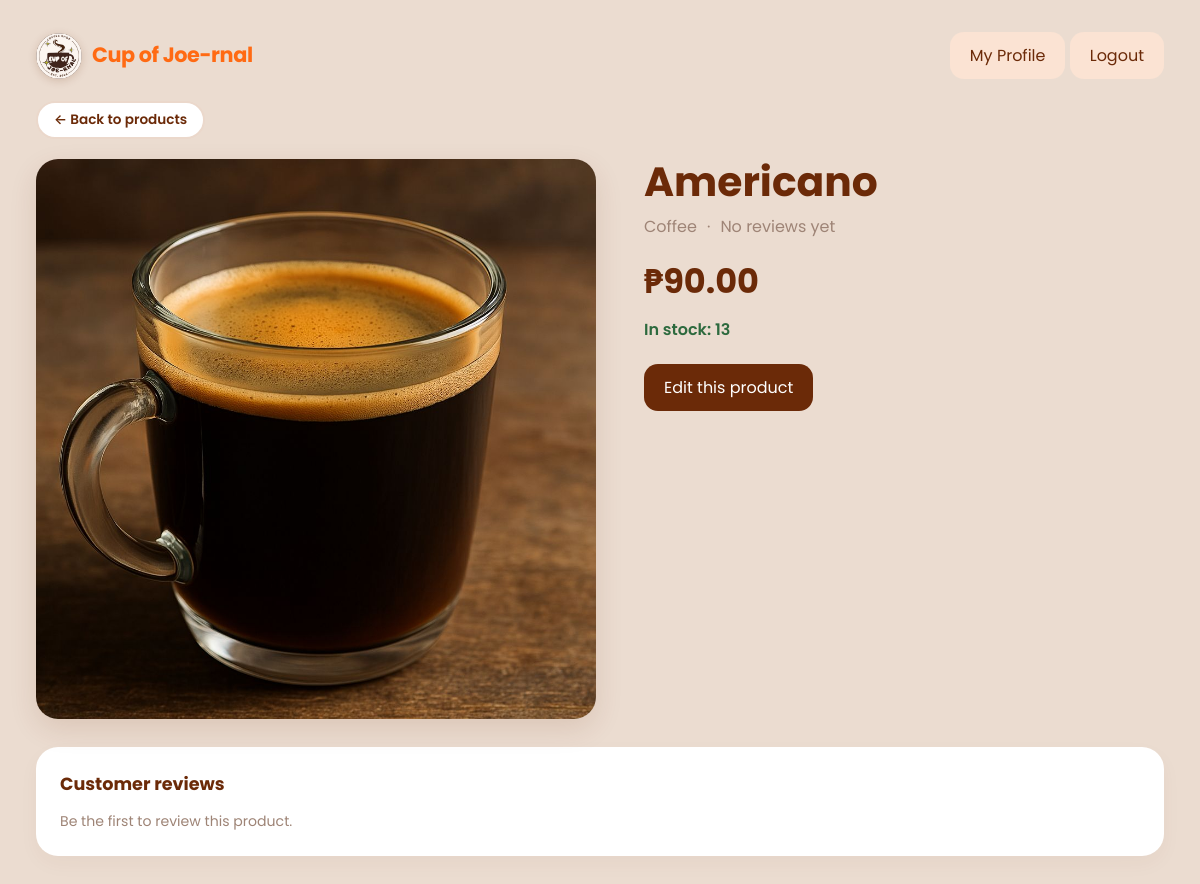
/product/show.php?id=1 (signed in), run on the app's committed database.
### tables this page shows
CREATE TABLE `products` (
  `product_id` int(11) NOT NULL,
  `product_name` varchar(100) NOT NULL,
  `price` decimal(10,2) NOT NULL,
  `stock_quantity` int(11) NOT NULL DEFAULT 0,
  `category_id` int(11) NOT NULL
);

CREATE TABLE `categories` (
  `category_id` int(11) NOT NULL,
  `category_name` varchar(50) NOT NULL
);

### includes/functions.php (called while the page is built, shortened)
<?php
function h($s): string { return htmlspecialchars((string)$s, ENT_QUOTES); }
function url(string $path): string { return BASE_URL . $path; }

### product/show.php (the view, shortened to what this page needs)
<?php
include('../includes/config.php');
$pid  = (int)($_GET['id'] ?? 0);
$role = $_SESSION['role'];
$cid  = (int)($_SESSION['customer_id'] ?? 0);
$q = mysqli_execute_query($conn, "SELECT p.*, c.category_name FROM products p LEFT JOIN categories c ON c.category_id=p.category_id WHERE p.product_id=?", [$pid]);
$p = mysqli_fetch_assoc($q);
$photos = array_column(mysqli_fetch_all(mysqli_execute_query($conn, "SELECT filename FROM product_photos WHERE product_id=? ORDER BY photo_id", [$pid]), MYSQLI_ASSOC), 'filename');
$photos = array_values(array_filter($photos, fn($f) => is_file(__DIR__ . '/../uploads/products/' . $f)));
$reviews = mysqli_fetch_all(mysqli_execute_query($conn, "SELECT r.*, c.customer_name, u.photo
                            FROM reviews r JOIN customers c ON c.customer_id=r.customer_id
                            LEFT JOIN users u ON u.customer_id=r.customer_id
                            WHERE r.product_id=? ORDER BY COALESCE(r.updated_at, r.created_at) DESC", [$pid]), MYSQLI_ASSOC);
$avg  = $reviews ? array_sum(array_column($reviews, 'rating')) / count($reviews) : 0;
$stars = fn($n) => str_repeat('★', (int)$n) . str_repeat('☆', 5 - (int)$n);
$stock    = (int)$p['stock_quantity'];
$stockCls = $stock <= 0 ? 'out' : ($stock <= 10 ? 'low' : 'ok');
$stockTxt = $stock <= 0 ? 'Sold out' : ($stock <= 10 ? "Only $stock left" : "In stock: $stock");
$photoUrl = fn($f) => BASE_URL . '/uploads/products/' . rawurlencode($f);
$back  = $role === 'Admin' ? url('/product/index.php') : home_for($role);
include('../includes/header.php');
?>
<div class="top-bar">
  <div class="brand"><img src="<?= BASE_URL ?>/assets/logo-sm.png" alt=""><span>Cup of Joe-rnal</span></div>
  <div><a class="btn alt" href="<?= BASE_URL ?>/user/profile.php">My Profile</a> <a class="btn alt" href="<?= BASE_URL ?>/user/logout.php">Logout</a></div>
</div>
<a class="back-pill" href="<?= $back ?>">← Back to <?= $role === 'Admin' ? 'products' : 'menu' ?></a>
<div class="pd">
  <div class="pd-gallery">
    <div class="pd-main" id="pdBox">
      <?php if ($photos): ?>
        <img id="pdMain" src="<?= $photoUrl($photos[0]) ?>" alt="<?= h($p['product_name']) ?>">
      <?php else: ?>
        <div class="pd-noimg" aria-hidden="true">☕</div>
      <?php endif; ?>
    </div>
  </div>
  <div class="pd-info">
    <h1 class="pd-name"><?= h($p['product_name']) ?></h1>
    <div class="pd-sub">
      <span><?= h($p['category_name'] ?: 'Other') ?></span>
      <?php if ($reviews): ?>
        <span>·</span><a href="#reviews"><span class="stars"><?= $stars(round($avg)) ?></span> <?= number_format($avg, 1) ?> (<?= count($reviews) ?>)</a>
      <?php else: ?>
        <span>·</span><a href="#reviews">No reviews yet</a>
      <?php endif; ?>
    </div>
    <div class="pd-price">₱<?= number_format($p['price'], 2) ?></div>
    <div class="pd-stock <?= $stockCls ?>"><?= h($stockTxt) ?></div>
    <?php if ($role === 'Customer' && $stock > 0): ?>
      <form class="pd-buy" method="post" action="<?= BASE_URL ?>/checkout.php" novalidate>
        <input type="hidden" name="place_order" value="1">
        <div class="step">
          <button type="button" onclick="pdQty(-1)" aria-label="Less">−</button>
          <input type="number" id="pdQty" name="qty[<?= $pid ?>]" min="1" max="<?= $stock ?>" value="1" aria-label="Quantity">
          <button type="button" onclick="pdQty(1)" aria-label="More">+</button>
        </div>
        <button type="submit" class="pd-order">Order now</button>
      </form>
      <p class="pd-hint">Your order slip appears right after. Show it to the cashier to pay. Want more than one item? Pick them all from the <a href="<?= $back ?>">menu</a>.</p>
    <?php elseif ($role === 'Customer'): ?>
      <p class="pd-hint">This item is sold out for now. Please check back soon!</p>
    <?php elseif ($role === 'Admin'): ?>
      <a class="btn" href="<?= BASE_URL ?>/product/index.php?edit=<?= $pid ?>">Edit this product</a>
    <?php endif; ?>
  </div>
</div>
<div class="panel" id="reviews"><b>Customer reviews</b>
<?php foreach ($reviews as $r): $own = $cid && (int)$r['customer_id'] === $cid; ?>
  <div class="review">
    <?= avatar_html($r['photo'], 38) ?>
    <div>
      <div><span class="stars"><?= $stars($r['rating']) ?></span> <b><?= h($r['customer_name']) ?></b>
        <small class="sub"> · <?= h(date('M j, Y', strtotime($r['updated_at'] ?: $r['created_at']))) ?><?= $r['updated_at'] ? ' (edited)' : '' ?></small></div>
      <p><?= nl2br(h(mask_bad_words($r['comment']))) ?></p>
      <?php if ($own || $role === 'Admin'): ?>
        <form method="post" action="review_delete.php" style="display:inline" onsubmit="return confirm('Delete this review?')"><input type="hidden" name="product_id" value="<?= $pid ?>"><input type="hidden" name="review_id" value="<?= (int)$r['review_id'] ?>"><button class="btn sm del">Delete</button></form>
      <?php endif; ?>
    </div>
  </div>
<?php endforeach; if (!$reviews): ?><p class="sub">Be the first to review this product.</p><?php endif; ?>
</div>
<?php include('../includes/footer.php'); ?>

### includes/style/style.css (style rules this page uses)
* { box-sizing: border-box; }
:root { --ink: #5a2e16; --brown: #6b2a08; --orange: #ff6a13; --muted: #9e8476; --bg: #ebdcd0; --card: #ffffff; --line: #ebd8cb; --peach: #fcd5bd; --bad: #c4161c; --ok: #2d6a3e; }
body { margin: 0; font-family: 'Poppins', system-ui, -apple-system, sans-serif; color: var(--ink); background: #4a2411; }
.brand { font-weight: 700; font-size: 1.35rem; color: var(--orange); padding: 0 12px 22px; letter-spacing: -0.02em; }
.panel { background: var(--card); border-radius: 22px; padding: 22px; box-shadow: 0 4px 14px rgba(107, 42, 8, 0.04); }
.panel > b { display: block; color: var(--brown); font-size: 1.05rem; margin-bottom: 14px; }
button, .btn { display: inline-flex; align-items: center; justify-content: center; font: 600 0.88rem inherit; background: var(--brown); color: #fff; border: 0; border-radius: 12px; padding: 10px 18px; cursor: pointer; text-decoration: none; transition: background 0.2s ease; }
.btn.alt { background: #fbe3d3; color: var(--brown); }
h1, h2, h3 { color: var(--brown); margin: 0 0 16px; }
.sub { color: var(--muted); font-size: 0.88rem; margin: 0; }
.panel, .card { background: var(--card); border-radius: 22px; padding: 24px; margin-bottom: 24px; box-shadow: 0 8px 20px rgba(107, 42, 8, 0.04); }
.panel > b { display: block; color: var(--brown); font-size: 1.1rem; margin-bottom: 14px; }
button, .btn { display: inline-flex; align-items: center; justify-content: center; font: 600 0.9rem inherit; background: var(--brown); color: #fff; border: 0; border-radius: 14px; padding: 11px 20px; cursor: pointer; text-decoration: none; transition: all 0.2s ease; }
.brand { display: flex; align-items: center; gap: 10px; }
.brand img { width: 46px; height: 46px; border-radius: 50%; object-fit: cover; flex-shrink: 0; box-shadow: 0 2px 8px rgba(107, 42, 8, 0.18); }
.brand span { line-height: 1.1; }

### includes/style/menu.css (style rules this page uses)
.brand { display: flex; align-items: center; gap: 10px; }
.brand img { width: 46px; height: 46px; border-radius: 50%; object-fit: cover; flex-shrink: 0; box-shadow: 0 2px 8px rgba(107, 42, 8, 0.18); }
.brand span { line-height: 1.1; }
.top-bar { display: flex; justify-content: space-between; align-items: center; gap: 14px; flex-wrap: wrap; margin-bottom: 22px; }
.top-bar .brand { padding: 0; font-size: 1.3rem; }
.back-pill { display: inline-flex; align-items: center; gap: 6px; border: 2px solid var(--line); background: #fff; color: var(--brown); border-radius: 999px; padding: 7px 16px; font-size: .85rem; font-weight: 600; text-decoration: none; margin-bottom: 20px; }
.pd { display: grid; grid-template-columns: minmax(0, 560px) minmax(0, 1fr); gap: 48px; align-items: start; margin-bottom: 28px; }
.pd-main { position: relative; aspect-ratio: 1 / 1; border-radius: 22px; overflow: hidden; background: #f3e8e0; box-shadow: 0 10px 28px rgba(107, 42, 8, .12); touch-action: pan-y; }
.pd-main img { width: 100%; height: 100%; object-fit: cover; display: block; }
.pd-name { font-size: clamp(1.8rem, 3.4vw, 2.7rem); line-height: 1.15; margin: 0 0 8px; }
.pd-sub { color: var(--muted); font-size: 1rem; display: flex; align-items: center; gap: 10px; flex-wrap: wrap; }
.pd-sub a { color: inherit; text-decoration: none; }
.pd-price { font-size: 2.1rem; font-weight: 700; color: var(--brown); margin: 18px 0 10px; }
.pd-stock { font-weight: 600; margin-bottom: 22px; }
.pd-stock.ok { color: var(--ok); }

### data on the page
products: product_name "Americano", category.category_name "Coffee", price "90.00", stock_quantity "In stock: 13"
